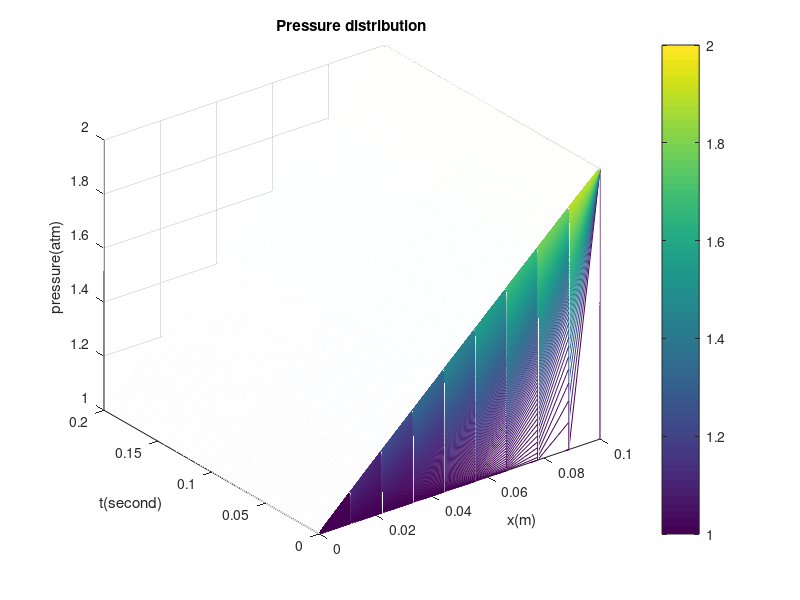
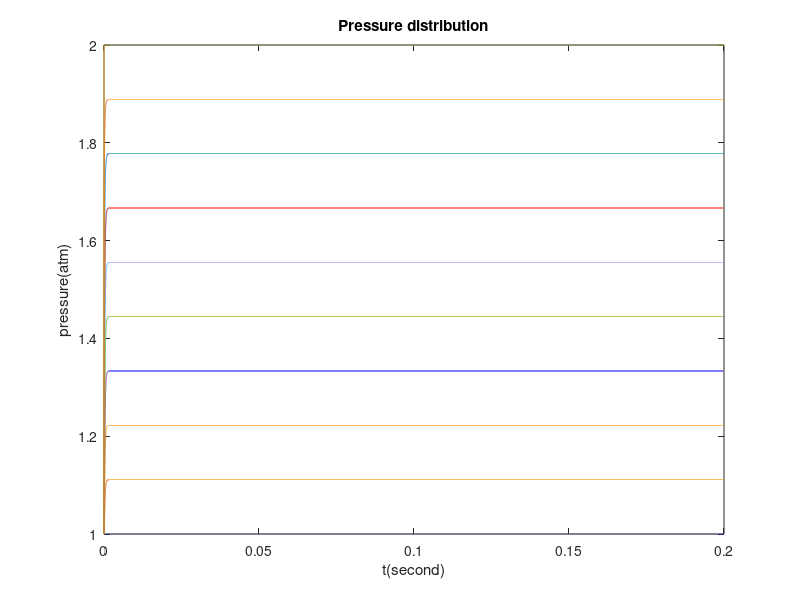
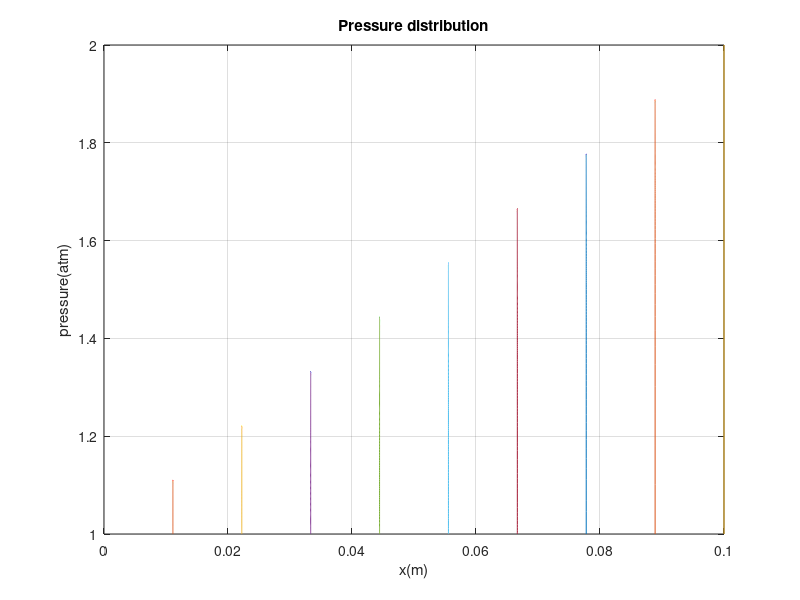
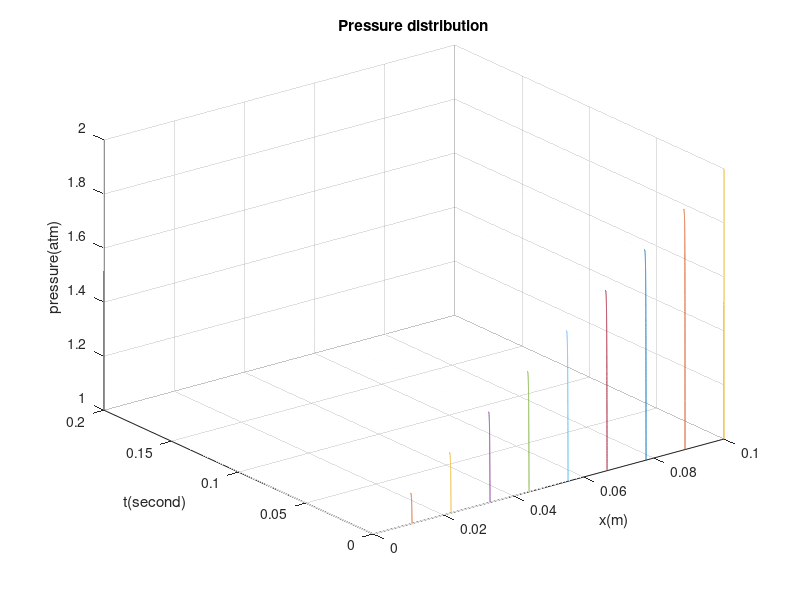

These charts were generated, in order, by the following MATLAB code:
%% DOCUMENT TITLE: Explicit solution of the one-dimensional diffusion equation
% this program will be able to consider pressure distribution with explicit formulations
%%
clear
close all
clc

%%% Initialize & Define Parameters
fi=0.2; % porosity
k=9.86923*10^(-13); % permeability (m^2)
N=10; % number of layer
PL=2; % pressure of left (atm)
Pr=1; % pressure of right (atm)
P0=1; % pressure initial (atm)
mio=0.001; % viscosity (pa*s)
ct=(10^(-4))./(1.013*10^(5)); % Compressibility (pa^-1)
L=0.1; % lenght(m)
tmax=0.2; % maximum time (sec)
deltat=.0000025; % Time step (sec)
t=0:deltat:tmax;

eta=k./(mio*fi*ct); % hydraulic diffusivity
x=linspace(0,L,10);
deltax=x(1,2)-x(1,1); % grid size
P=zeros(length(t),length(x));

%%% Initial Condition & Boundary Condition
for n=1
    for i=1:length(x)
        
   P(n,i)=P0;
        
    end
end

for n=1:length(t)-1
    
    for i=2:length(x)-1
        
P(n+1,1)=Pr;

P(n+1,end)=PL;

P(n+1,i)=P(n,i)+(deltat.*eta./(deltax.^2)).*(P(n,i+1)+P(n,i-1)-2.*P(n,i));

    end
end

%%% plot section
[T,X]=meshgrid(0:deltax:L,0:deltat:tmax);
Z=P;

figure 
mesh(T,X,Z)
colorbar
xlabel('x(m)')
ylabel('t(second)')
zlabel('pressure(atm)')
title('Pressure distribution');

figure
plot(X,Z)
xlabel('t(second)')
ylabel('pressure(atm)')
title('Pressure distribution');

figure
plot(T,Z)
xlabel('x(m)')
ylabel('pressure(atm)')
title('Pressure distribution');
grid on

figure
plot3(T,X,Z)
xlabel('x(m)')
ylabel('t(second)')
zlabel('pressure(atm)')
title('Pressure distribution');
grid on

figure
surf(T,X,Z)
colorbar
xlabel('x(m)')
ylabel('t(second)')
zlabel('pressure(atm)')
title('Pressure distribution');
